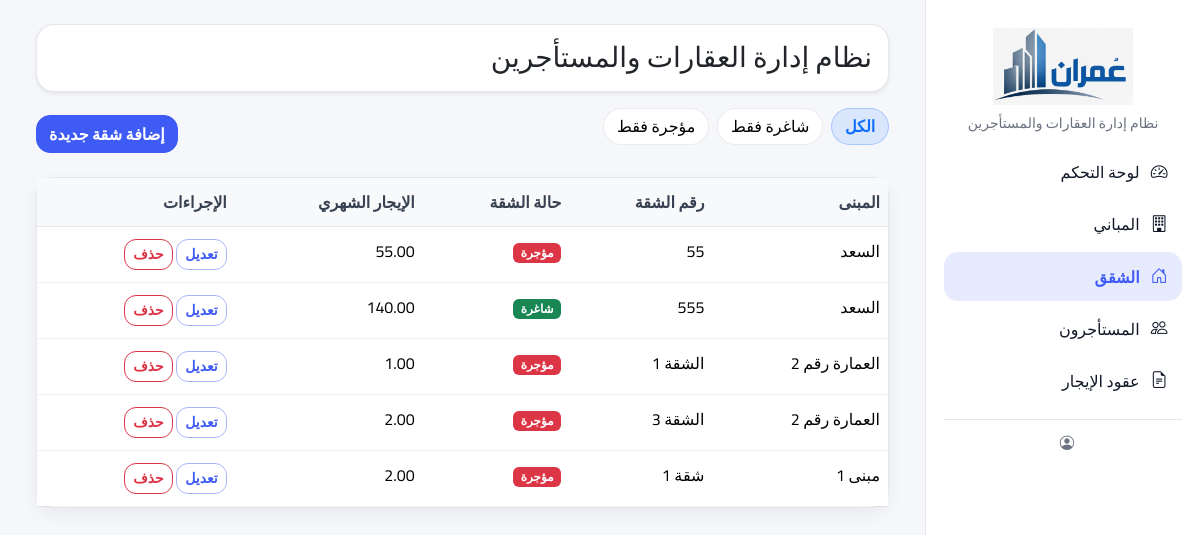
Page /apartments/ on the earlier database version.
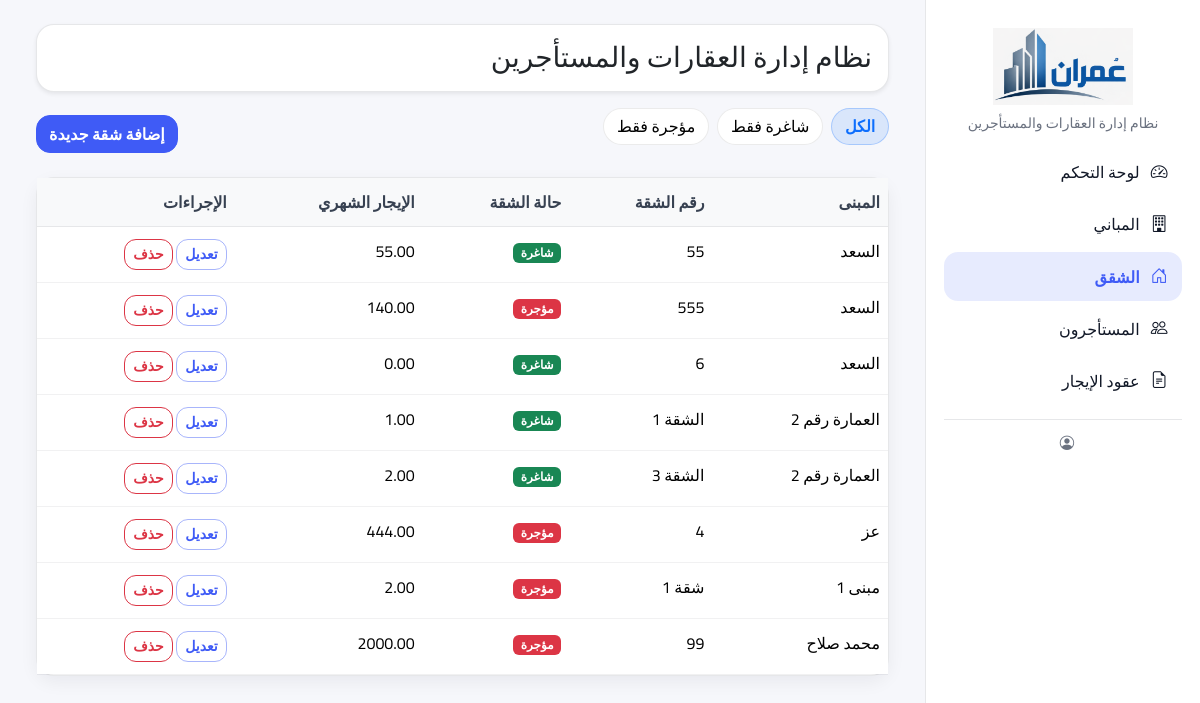
Same page on the later database version.
### listings/models.py (models this page shows, shortened)
class Apartment(models.Model):
    class Status(models.TextChoices):
        VACANT = "VACANT", "شاغرة"
        RENTED = "RENTED", "مؤجرة"
        MAINTENANCE = "MAINT", "صيانة"
    building = models.ForeignKey(
        Building,
        verbose_name="العمارة",
        on_delete=models.CASCADE,
        related_name="apartments"
    )
    apartment_no = models.CharField("رقم الشقة", max_length=50)
    floor = models.CharField("الطابق", max_length=50, blank=True)
    rooms = models.PositiveSmallIntegerField("عدد الغرف", default=0)
    area_m2 = models.DecimalField("المساحة (م²)", max_digits=8, decimal_places=2, default=0)
    rent_amount = models.DecimalField("قيمة الإيجار", max_digits=12, decimal_places=2, default=0)
    status = models.CharField("الحالة", max_length=10, choices=Status.choices, default=Status.VACANT)
    notes = models.TextField("ملاحظات", blank=True)
    class Meta:
        verbose_name = "شقة"
        verbose_name_plural = "الشقق"
        unique_together = ("building", "apartment_no")
        ordering = ["building", "apartment_no"]

class Building(models.Model):
    name = models.CharField("اسم العمارة", max_length=150)
    address = models.CharField("العنوان", max_length=255, blank=True)
    notes = models.TextField("ملاحظات", blank=True)
    class Meta:
        verbose_name = "عمارة"
        verbose_name_plural = "العمارات"
        ordering = ["name"]

### listings/views.py (the view)
# urls.py: path("apartments/", views.apartment_list, name="apartment_list"),
def apartment_list(request):
    status = request.GET.get("status")  # VACANT / RENTED / None
    apartments = Apartment.objects.select_related("building").all()
    if status in ("VACANT", "RENTED"):
        apartments = apartments.filter(status=status)
    apartments = apartments.order_by("building__name", "apartment_no")
    is_htmx = request.headers.get("HX-Request")
    template = "listings/partials/apartment_list_partial.html" if is_htmx else "listings/apartment_list.html"
    return render(request, template, {
        "apartments": apartments,
        "current_status": status,  # عشان نعمل active للزر
    })

### listings/templates/listings/apartment_list.html (shortened to what this page needs)
{% extends "layout/base.html" %}
{% block content %}
  {% include "listings/partials/apartment_list_partial.html" %}
{% endblock %}

### listings/templates/listings/partials/apartment_list_partial.html (shortened to what this page needs)
<div id="apartmentsWrapper">
  <div class="d-flex align-items-center justify-content-between mb-3">
    <div class="d-flex gap-2 mb-3 flex-wrap">
      <button class="filter-chip {% if not current_status %}active{% endif %}" hx-get="{% url 'apartment_list' %}"
        hx-target="#apartmentsWrapper" hx-swap="outerHTML">
        الكل
      </button>
      <button class="filter-chip {% if current_status == 'VACANT' %}active{% endif %}"
        hx-get="{% url 'apartment_list' %}?status=VACANT" hx-target="#apartmentsWrapper" hx-swap="outerHTML">
        شاغرة فقط
      </button>
      <button class="filter-chip {% if current_status == 'RENTED' %}active{% endif %}"
        hx-get="{% url 'apartment_list' %}?status=RENTED" hx-target="#apartmentsWrapper" hx-swap="outerHTML">
        مؤجرة فقط
      </button>
    </div>
    <button class="btn btn-primary" type="button" hx-get="{% url 'apartment_create' %}" hx-target="#appModalBody">
      إضافة شقة جديدة
    </button>
  </div>
  <div class="card">
    <div class="table-responsive">
      <table class="table table-hover mb-0">
        <thead class="table-light">
          <tr>
            <th>المبنى</th>
            <th>رقم الشقة</th>
            <th>حالة الشقة</th>
            <th>الإيجار الشهري</th>
            <th class="text-end">الإجراءات</th>
          </tr>
        </thead>
        <tbody>
          {% for a in apartments %}
          <tr>
            <td>{{ a.building.name }}</td>
            <td>{{ a.apartment_no }}</td>
            <td>
              <span class="badge status-badge
                  {% if a.status == 'RENTED' %}bg-danger
                  {% elif a.status == 'VACANT' %}bg-success
                  {% else %}bg-warning text-dark
                  {% endif %}" role="button" style="cursor:pointer;" data-apartment-id="{{ a.id }}"
                data-current-status="{{ a.status }}" data-current-display="{{ a.get_status_display }}"
                onclick="openToggleStatusModal(this)" title="اضغط لتغيير الحالة">
                {{ a.get_status_display }}
              </span>
            </td>
            <td>{{ a.rent_amount }}</td>
            <td class="text-end">
              <a class="btn btn-sm btn-outline-primary" hx-get="{% url 'apartment_edit' a.id %}"
                hx-target="#appModalBody">تعديل</a>
              <a class="btn btn-sm btn-outline-danger" hx-get="{% url 'apartment_delete' a.id %}"
                hx-target="#appModalBody">حذف</a>
            </td>
          </tr>
          {% empty %}
          <tr>
            <td colspan="5" class="text-center text-muted p-4">
              لا توجد شقق مطابقة للفلترة.
            </td>
          </tr>
          {% endfor %}
        </tbody>
      </table>
    </div>
  </div>
</div>

Differences in the rows shown:
changed Apartment (number 1 of 8 on the later page): status "مؤجرة" → "شاغرة"
changed Apartment (number 2 of 8 on the later page): status "شاغرة" → "مؤجرة"
added Apartment: building.name "السعد", apartment_no "6", status "شاغرة", rent_amount "0.00"
changed Apartment "الشقة 1": status "مؤجرة" → "شاغرة"
changed Apartment "الشقة 3": status "مؤجرة" → "شاغرة"
added Apartment: building.name "عز", apartment_no "4", status "مؤجرة", rent_amount "444.00"
added Apartment: building.name "محمد صلاح", apartment_no "99", status "مؤجرة", rent_amount "2000.00"
